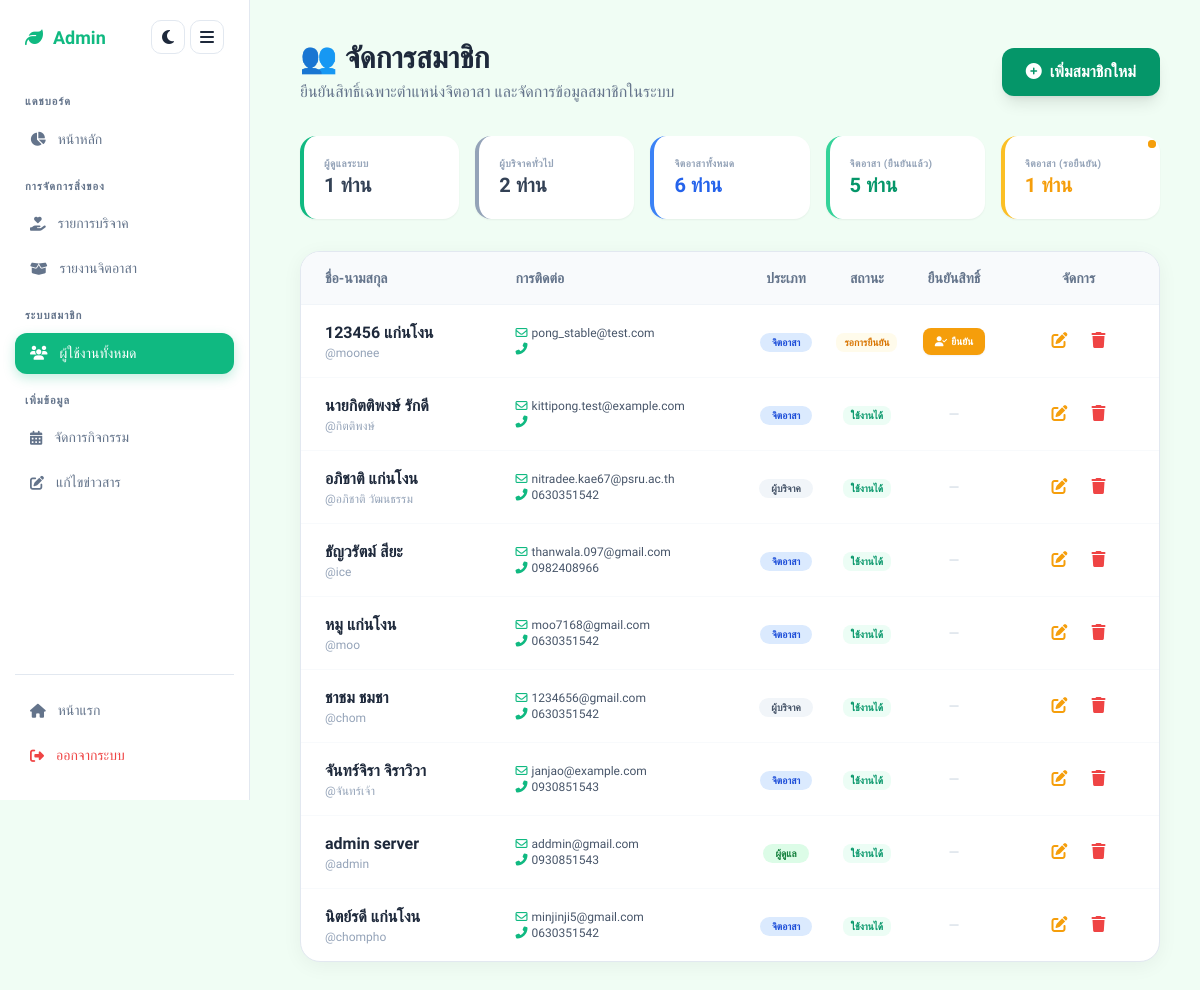
The page /showuser.php (signed in) on the database its author committed.
### tables this page shows
CREATE TABLE `users` (
  `id` int(11) NOT NULL,
  `username` varchar(50) NOT NULL,
  `password` varchar(255) NOT NULL,
  `email` varchar(100) NOT NULL,
  `first_name` varchar(100) NOT NULL,
  `last_name` varchar(100) NOT NULL,
  `phone` varchar(20) DEFAULT NULL,
  `province` varchar(50) DEFAULT NULL,
  `address` text DEFAULT NULL,
  `created_at` timestamp NOT NULL DEFAULT current_timestamp(),
  `role` varchar(50) NOT NULL DEFAULT 'user',
  `profile_image_path` varchar(255) DEFAULT NULL,
  `reset_token` varchar(255) DEFAULT NULL,
  `token_expiry` datetime DEFAULT NULL,
  `status` varchar(20) DEFAULT 'inactive'
);

### showuser.php (the view, shortened to what this page needs)
<?php
$servername = "localhost"; $username = "root"; $password = ""; $dbname = "project";
$conn = new mysqli($servername, $username, $password, $dbname);
$conn->set_charset("utf8mb4");
$count_admin     = $conn->query("SELECT COUNT(*) FROM users WHERE role = 'admin'")->fetch_row()[0] ?? 0;
$count_donor     = $conn->query("SELECT COUNT(*) FROM users WHERE role = 'user' OR role = 'donor'")->fetch_row()[0] ?? 0;
$count_v_all     = $conn->query("SELECT COUNT(*) FROM users WHERE role = 'volunteer'")->fetch_row()[0] ?? 0;
$count_v_active  = $conn->query("SELECT COUNT(*) FROM users WHERE role = 'volunteer' AND status = 'active'")->fetch_row()[0] ?? 0;
$count_v_pending = $conn->query("SELECT COUNT(*) FROM users WHERE role = 'volunteer' AND (status != 'active' OR status IS NULL)")->fetch_row()[0] ?? 0;
$sql    = "SELECT id, username, email, first_name, last_name, phone, province, address, role, status, created_at FROM users ORDER BY id DESC";
$result = $conn->query($sql);
?>
<!DOCTYPE html>
<html lang="th">
<head>
    <script src="https://cdn.tailwindcss.com"></script>
    <link rel="stylesheet" href="https://cdnjs.cloudflare.com/ajax/libs/font-awesome/6.4.0/css/all.min.css">
</head>
<body>
<?php include 'menu_admin.php'; ?>
<main class="admin-main-content">
    <div class="max-w-7xl mx-auto">
        <header class="flex flex-col md:flex-row justify-between items-start md:items-center gap-4 mb-8">
            <div>
                <h1 class="text-3xl font-bold text-slate-800" style="font-family:'Sarabun';">👥 จัดการสมาชิก</h1>
                <p class="text-slate-500 mt-1">ยืนยันสิทธิ์เฉพาะตำแหน่งจิตอาสา และจัดการข้อมูลสมาชิกในระบบ</p>
            </div>
            <a href="add_user.php" class="bg-emerald-600 hover:bg-emerald-700 text-white px-6 py-3 rounded-xl font-bold shadow-lg transition-all">
                <i class="fas fa-plus-circle mr-2"></i>เพิ่มสมาชิกใหม่
            </a>
        </header>
        <div class="grid grid-cols-1 sm:grid-cols-2 lg:grid-cols-5 gap-4 mb-8">
            <div class="bg-white p-5 rounded-2xl shadow-sm border-l-4 border-emerald-500 stat-card">
                <p class="text-[10px] font-bold text-slate-400 uppercase tracking-wider">ผู้ดูแลระบบ</p>
                <p class="text-xl font-black text-slate-700"><?php echo number_format($count_admin); ?> ท่าน</p>
            </div>
            <div class="bg-white p-5 rounded-2xl shadow-sm border-l-4 border-slate-400 stat-card">
                <p class="text-[10px] font-bold text-slate-400 uppercase tracking-wider">ผู้บริจาคทั่วไป</p>
                <p class="text-xl font-black text-slate-700"><?php echo number_format($count_donor); ?> ท่าน</p>
            </div>
            <div class="bg-white p-5 rounded-2xl shadow-sm border-l-4 border-blue-500 stat-card">
                <p class="text-[10px] font-bold text-slate-400 uppercase tracking-wider">จิตอาสาทั้งหมด</p>
                <p class="text-xl font-black text-blue-600"><?php echo number_format($count_v_all); ?> ท่าน</p>
            </div>
            <div class="bg-white p-5 rounded-2xl shadow-sm border-l-4 border-emerald-400 stat-card">
                <p class="text-[10px] font-bold text-slate-400 uppercase tracking-wider">จิตอาสา (ยืนยันแล้ว)</p>
                <p class="text-xl font-black text-emerald-600"><?php echo number_format($count_v_active); ?> ท่าน</p>
            </div>
            <div class="bg-white p-5 rounded-2xl shadow-sm border-l-4 border-amber-400 stat-card relative overflow-hidden">
                <p class="text-[10px] font-bold text-slate-400 uppercase tracking-wider">จิตอาสา (รอยืนยัน)</p>
                <p class="text-xl font-black <?php echo $count_v_pending > 0 ? 'text-amber-500' : 'text-slate-700'; ?>">
                    <?php echo number_format($count_v_pending); ?> ท่าน
                </p>
                <?php if($count_v_pending > 0): ?>
                    <span class="absolute top-1 right-1 flex h-2 w-2">
                        <span class="relative inline-flex rounded-full h-2 w-2 bg-amber-500"></span>
                    </span>
                <?php endif; ?>
            </div>
        </div>
        <div class="content-card overflow-hidden">
            <div class="overflow-x-auto">
                <table class="w-full text-left">
                    <thead class="bg-slate-50 border-b border-slate-100 text-slate-500 text-sm font-bold">
                        <tr>
                            <th class="px-6 py-4">ชื่อ-นามสกุล</th>
                            <th>การติดต่อ</th>
                            <th class="text-center">ประเภท</th>
                            <th class="text-center">สถานะ</th>
                            <th class="text-center">ยืนยันสิทธิ์</th>
                            <th class="text-center px-6">จัดการ</th>
                        </tr>
                    </thead>
                    <tbody class="divide-y divide-slate-50">
                    <?php while ($row = $result->fetch_assoc()):
                        $userData = json_encode($row, JSON_UNESCAPED_UNICODE);
                        $roleLabel = match($row['role']) {
                            'admin'     => 'ผู้ดูแล',
                            'volunteer' => 'จิตอาสา',
                            default     => 'ผู้บริจาค',
                        };
                        $roleColor = match($row['role']) {
                            'admin'     => 'bg-green-100 text-green-700',
                            'volunteer' => 'bg-blue-100 text-blue-700',
                            default     => 'bg-slate-100 text-slate-600',
                        };
                        $isVolunteer = ($row['role'] === 'volunteer');
                        $isActive    = ($row['status'] === 'active');
                        $isPending   = $isVolunteer && !$isActive;
                        if ($isPending) {
                            $statusText  = 'รอการยืนยัน';
                            $statusStyle = 'bg-amber-50 text-amber-600';
                        } else {
                            $statusText  = 'ใช้งานได้';
                            $statusStyle = 'bg-emerald-50 text-emerald-600';
                        }
                    ?>
                    <tr class="clickable-row transition-colors group">
                        <td class="px-6 py-4" onclick='showUserDetail(<?php echo $userData; ?>)'>
                            <div class="font-bold text-slate-800 group-hover:text-emerald-700">
                                <?php echo htmlspecialchars($row["first_name"] . " " . $row["last_name"]); ?>
                            </div>
                            <div class="text-xs text-slate-400">@<?php echo htmlspecialchars($row["username"]); ?></div>
                        </td>
                        <td class="text-xs text-slate-600 py-4" onclick='showUserDetail(<?php echo $userData; ?>)'>
                            <div><i class="far fa-envelope mr-1 text-emerald-500"></i><?php echo htmlspecialchars($row["email"]); ?></div>
                            <div><i class="fas fa-phone-alt mr-1 text-emerald-500"></i><?php echo htmlspecialchars($row["phone"]); ?></div>
                        </td>
                        <td class="py-4 text-center" onclick='showUserDetail(<?php echo $userData; ?>)'>
                            <span class="px-3 py-1 rounded-full text-[10px] font-bold <?php echo $roleColor; ?>">
                                <?php echo $roleLabel; ?>
                            </span>
                        </td>
                        <td class="py-4 text-center">
                            <span class="px-2 py-1 rounded-lg text-[10px] font-bold <?php echo $statusStyle; ?>">
                                <?php echo $statusText; ?>
                            </span>
                        </td>
                        <td class="py-4 text-center">
                            <?php if ($isPending): ?>
                                <button onclick="approveVolunteer(<?php echo $row['id']; ?>, '<?php echo htmlspecialchars($row['first_name']); ?>')"
                                        class="bg-amber-500 hover:bg-amber-600 text-white text-[10px] px-3 py-1.5 rounded-lg font-bold transition-all shadow-sm whitespace-nowrap">
                                    <i class="fas fa-user-check mr-1"></i>ยืนยัน
                                </button>
                            <?php else: ?>
                                <span class="text-slate-300 text-sm">—</span>
                            <?php endif; ?>
                        </td>
                        <td class="px-6 py-4 text-center">
                            <div class="flex justify-center gap-2">
                                <a href="edit_user.php?id=<?php echo $row['id']; ?>"
                                   class="p-2 text-amber-500 hover:bg-amber-50 rounded-lg transition-colors">
                                    <i class="fas fa-edit"></i>
                                </a>
                                <button type="button"
                                        onclick="confirmDelete(<?php echo $row['id']; ?>, '<?php echo htmlspecialchars($row['first_name'].' '.$row['last_name']); ?>')"
                                        class="p-2 text-red-500 hover:bg-red-50 rounded-lg transition-colors">
                                    <i class="fas fa-trash"></i>
                                </button>
                            </div>
                        </td>
                    </tr>
                    <?php endwhile; ?>
                    </tbody>
                </table>
            </div>
        </div>
    </div>
</main>
</body>
</html>

### menu_admin.php (shortened to what this page needs)
<?php
$current_page = basename($_SERVER['PHP_SELF']);
?>
<link rel="stylesheet" href="https://cdnjs.cloudflare.com/ajax/libs/font-awesome/6.4.0/css/all.min.css">
<aside class="sidebar" id="sidebar">
    <div class="brand-wrapper">
        <a href="dashboard.php" class="brand">
            <i class="fas fa-leaf"></i>
            <span>Admin</span>
        </a>
        <div class="button-group">
            <button class="theme-toggle" id="theme-toggle" title="สลับโหมด">
                <i class="fas fa-moon" id="theme-icon"></i>
            </button>
            <button class="toggle-btn" id="toggle-sidebar" title="ย่อเมนู">
                <i class="fas fa-bars"></i>
            </button>
        </div>
    </div>
    <div class="menu-label">แดชบอร์ด</div>
    <nav>
        <a href="dashboard.php" class="nav-link <?php echo ($current_page == 'dashboard.php') ? 'active' : ''; ?>">
            <i class="fas fa-chart-pie"></i> <span>หน้าหลัก</span>
        </a>
    </nav>
    <div class="menu-label">การจัดการสิ่งของ</div>
    <nav>
        <a href="admin_history.php" class="nav-link <?php echo ($current_page == 'admin_history.php') ? 'active' : ''; ?>">
            <i class="fas fa-hand-holding-heart"></i> <span>รายการบริจาค</span>
        </a>
        <a href="show_join_event.php" class="nav-link <?php echo ($current_page == 'show_join_event.php') ? 'active' : ''; ?>">
            <i class="fas fa-box-open"></i> <span>รายงานจิตอาสา</span>
        </a>
    </nav>
    <div class="menu-label">ระบบสมาชิก</div>
    <nav>
        <a href="showuser.php" class="nav-link <?php echo ($current_page == 'showuser.php') ? 'active' : ''; ?>">
            <i class="fas fa-users"></i> <span>ผู้ใช้งานทั้งหมด</span>
        </a>
    </nav>
    <div class="menu-label">เพิ่มข้อมูล</div>
    <nav>
        <a href="manage_events.php" class="nav-link <?php echo ($current_page == 'manage_events.php') ? 'active' : ''; ?>">
            <i class="fas fa-calendar-alt"></i> <span>จัดการกิจกรรม</span>
        </a>
        <a href="manage_news.php" class="nav-link <?php echo ($current_page == 'manage_news.php') ? 'active' : ''; ?>">
            <i class="fas fa-edit"></i> <span>แก้ไขข่าวสาร</span>
        </a>
    </nav>
    <div class="logout-box">
        <a href="index.php" class="nav-link">
            <i class="fas fa-home"></i> <span>หน้าแรก</span>
        </a>
        <a href="logout.php" class="nav-link" style="color: #ef4444;">
            <i class="fas fa-sign-out-alt"></i> <span>ออกจากระบบ</span>
        </a>
    </div>
</aside>

### showuser.php (style rules this page uses)
body { font-family: 'IBM Plex Sans Thai', sans-serif; background-color: #f0fdf4; margin: 0; }
.admin-main-content { margin-left: 260px; padding: 40px; }
.content-card { background: white; border-radius: 20px; box-shadow: 0 4px 20px rgba(0,0,0,0.05); border: 1px solid #e2e8f0; }
.stat-card { transition: transform 0.2s; }

### menu_admin.php (style rules this page uses)
:root { --primary: #10b981; --primary-dark: #047857; --primary-light: #d1fae5; --bg-sidebar: #ffffff; --bg-body: #f8fafc; --text-main: #1e293b; --text-muted: #64748b; --border-color: #e2e8f0; --nav-hover: #f0fdf4; --shadow: 0 4px 6px -1px rgba(0, 0, 0, 0.05); }
.sidebar { width: 250px; height: 100vh; background: var(--bg-sidebar); padding: 20px 15px; position: fixed; top: 0; left: 0; border-right: 1px solid var(--border-color); z-index: 1000; font-family: 'IBM Plex Sans Thai', sans-serif; display: flex; flex-direction: column; transition: all 0.3s cubic-bezier(0.4, 0, 0.2, 1); overflow-y: auto; overflow-x: hidden; }
.brand-wrapper { display: flex; justify-content: space-between; align-items: center; margin-bottom: 25px; padding: 0 10px; }
.brand { font-size: 18px; font-weight: 800; color: var(--primary); display: flex; align-items: center; gap: 10px; text-decoration: none; }
.button-group { display: flex; gap: 5px; }
.theme-toggle, .toggle-btn { width: 34px; height: 34px; border-radius: 10px; border: 1px solid var(--border-color); background: var(--bg-sidebar); color: var(--text-main); cursor: pointer; display: flex; align-items: center; justify-content: center; transition: all 0.2s; }
.menu-label { font-size: 11px; font-weight: 700; color: var(--text-muted); text-transform: uppercase; letter-spacing: 1px; margin: 15px 0 8px 10px; }
.nav-link { display: flex; align-items: center; gap: 12px; padding: 10px 15px; border-radius: 12px; color: var(--text-muted); text-decoration: none; margin-bottom: 4px; font-weight: 500; font-size: 14px; transition: all 0.2s ease; }
.nav-link.active { background: var(--primary); color: #ffffff !important; box-shadow: 0 4px 12px rgba(16, 185, 129, 0.25); }
.logout-box { margin-top: auto; padding-top: 15px; border-top: 1px solid var(--border-color); }

### rows shown on the page
users: first_name+last_name "123456 แก่นโงน", username "moonee", email "pong_stable@test.com", role "จิตอาสา", statusText "รอการยืนยัน"
users: first_name+last_name "นายกิตติพงษ์ รักดี", username "กิตติพงษ์", email "kittipong.test@example.com", role "จิตอาสา", statusText "ใช้งานได้"
users: first_name+last_name "อภิชาติ แก่นโงน", username "อภิชาติ วัฒนธรรม", email "nitradee.kae67@psru.ac.th", phone "0630351542", role "ผู้บริจาค", role "ใช้งานได้"
users: first_name+last_name "ธัญวรัตม์ สียะ", username "ice", email "thanwala.097@gmail.com", phone "0982408966", role "จิตอาสา", statusText "ใช้งานได้"
users: first_name+last_name "หมู แก่นโงน", username "moo", email "moo7168@gmail.com", phone "0630351542", role "จิตอาสา", statusText "ใช้งานได้"
users: first_name+last_name "ชาชม ชมชา", username "chom", email "1234656@gmail.com", phone "0630351542", role "ผู้บริจาค", role "ใช้งานได้"
users: first_name+last_name "จันทร์จิรา จิราวิวา", username "จันทร์เจ้า", email "janjao@example.com", phone "0930851543", role "จิตอาสา", statusText "ใช้งานได้"
users: first_name+last_name "admin server", username "admin", email "addmin@gmail.com", phone "0930851543", role "ผู้ดูแล", role "ใช้งานได้"
users: first_name+last_name "นิตย์รดี แก่นโงน", username "chompho", email "minjinji5@gmail.com", phone "0630351542", role "จิตอาสา", statusText "ใช้งานได้"

### other values the page prints
$count_admin "1"
$count_donor "2"
$count_v_all "6"
$count_v_active "5"
$count_v_pending "1"
